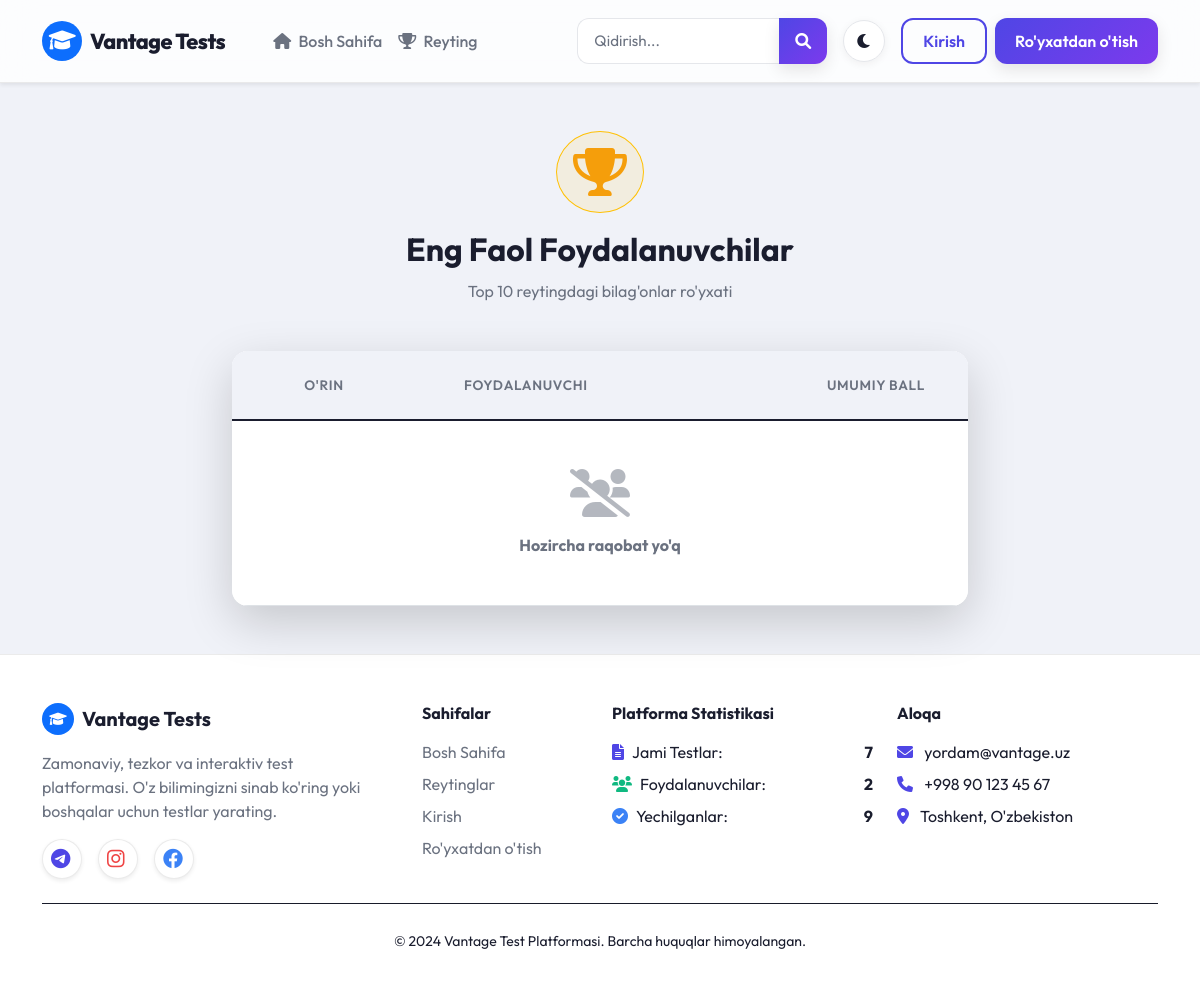
The app's page /leaderboard/, older data.
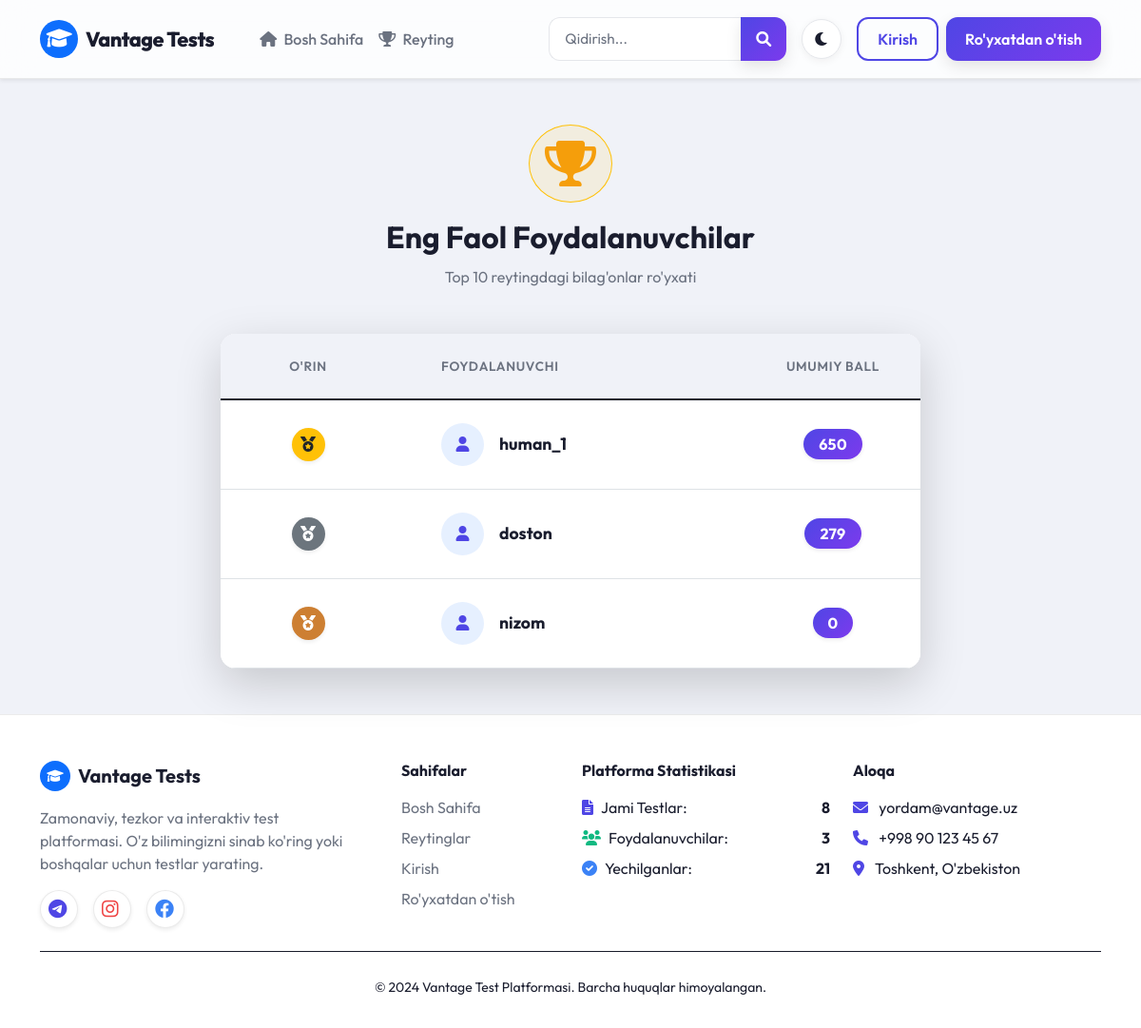
The same page, newer data.
### main/models.py (models this page shows, shortened)
class Profile(models.Model):
    user = models.OneToOneField(User, on_delete=models.CASCADE)
    bio = models.TextField(max_length=500, blank=True)
    total_score = models.PositiveIntegerField(default=0)

### main/views.py (the view)
# urls.py: path('leaderboard/', views.leaderboard, name='leaderboard'),
def leaderboard(request):
    top_users = Profile.objects.all().order_by('-total_score')[:10]
    return render(request, 'leaderboard.html', {'top_users': top_users})

### main/context_processors.py (called while the page is built)
def footer_stats(request):
    try:
        total_tests_count = Test.objects.count()
    except Exception:
        total_tests_count = 0
    try:
        active_users_count = User.objects.filter(is_active=True).count()
    except Exception:
        active_users_count = 0
    try:
        completed_tests_count = CheckTest.objects.count()
    except Exception:
        completed_tests_count = 0
    return {
        'total_tests_count': total_tests_count,
        'active_users_count': active_users_count,
        'completed_tests_count': completed_tests_count,
    }

### templates/leaderboard.html (shortened to what the changed rows need)
{% extends 'base.html' %}
{% block content %}
<div class="container py-4">
    <div class="text-center mb-5">
        <h2 class="fw-bold mb-2">Eng Faol Foydalanuvchilar</h2>
    </div>
    <div class="row justify-content-center">
        <div class="col-lg-8">
            <div class="card border-0 shadow-lg rounded-4 overflow-hidden bg-card">
                <div class="card-body p-0">
                    <div class="table-responsive">
                        <table class="table table-hover align-middle mb-0 text-center">
                            <thead class="table-light text-muted position-relative" style="font-size: 0.9rem;">
                                <tr>
                                    <th class="py-4 w-25 border-bottom-0">O'rin</th>
                                    <th class="py-4 w-50 border-bottom-0 text-start ps-5">Foydalanuvchi</th>
                                    <th class="py-4 w-25 border-bottom-0">Umumiy Ball</th>
                                </tr>
                            </thead>
                            <tbody>
                                {% for profile in top_users %}
                                <tr style="transition: all 0.3s; cursor: pointer;" onclick="window.location='{% url 'profile' profile.user.username %}'">
                                    <td class="py-4">
                                        {% if forloop.counter == 1 %}
                                        <div class="d-inline-block bg-warning text-dark fw-bold rounded-circle shadow-sm" style="width: 35px; height: 35px; line-height:35px; font-size: 1rem;"><i class="fas fa-medal"></i></div>
                                        {% elif forloop.counter == 2 %}
                                        <div class="d-inline-block bg-secondary text-white fw-bold rounded-circle shadow-sm" style="width: 35px; height: 35px; line-height:35px; font-size: 1rem;"><i class="fas fa-medal"></i></div>
                                        {% elif forloop.counter == 3 %}
                                        <div class="d-inline-block text-white fw-bold rounded-circle shadow-sm" style="width: 35px; height: 35px; line-height:35px; background: #cd7f32; font-size: 1rem;"><i class="fas fa-medal"></i></div>
                                        {% else %}
                                        <span class="fw-bold text-muted fs-5">{{ forloop.counter }}</span>
                                        {% endif %}
                                    </td>
                                    <td class="py-4 text-start ps-5">
                                        <div class="d-flex align-items-center">
                                            <div class="bg-primary bg-opacity-10 text-primary rounded-circle d-flex justify-content-center align-items-center me-3" style="width: 45px; height: 45px;">
                                                <i class="fas fa-user"></i>
                                            </div>
                                            <span class="fw-bold text-main" style="font-size: 1.1rem;">{{ profile.user.username }}</span>
                                        </div>
                                    </td>
                                    <td class="py-4">
                                        <span class="badge bg-primary px-3 py-2 rounded-pill fs-6 fw-bold shadow-sm">{{ profile.total_score }}</span>
                                    </td>
                                </tr>
                                {% empty %}
                                <tr>
                                    <td colspan="3" class="text-center py-5">
                                        <i class="fas fa-users-slash text-muted fa-3x mb-3 opacity-50"></i>
                                        <p class="text-muted fw-bold mb-0">Hozircha raqobat yo'q</p>
                                    </td>
                                </tr>
                                {% endfor %}
                            </tbody>
                        </table>
                    </div>
                </div>
            </div>
        </div>
    </div>
</div>
{% endblock %}

Row changes from the older to the newer data that the page shows:
added Profile: user.username "human_1", total_score "650"
added Profile: user.username "doston", total_score "279"
added Profile: user.username "nizom", total_score "0"
Text that changed along with them:
{{ total_tests_count|default:"0" }}: "7" → "8"
{{ active_users_count|default:"0" }}: "2" → "3"
{{ completed_tests_count|default:"0" }}: "9" → "21"
text no longer shown: "Hozircha raqobat yo'q"
